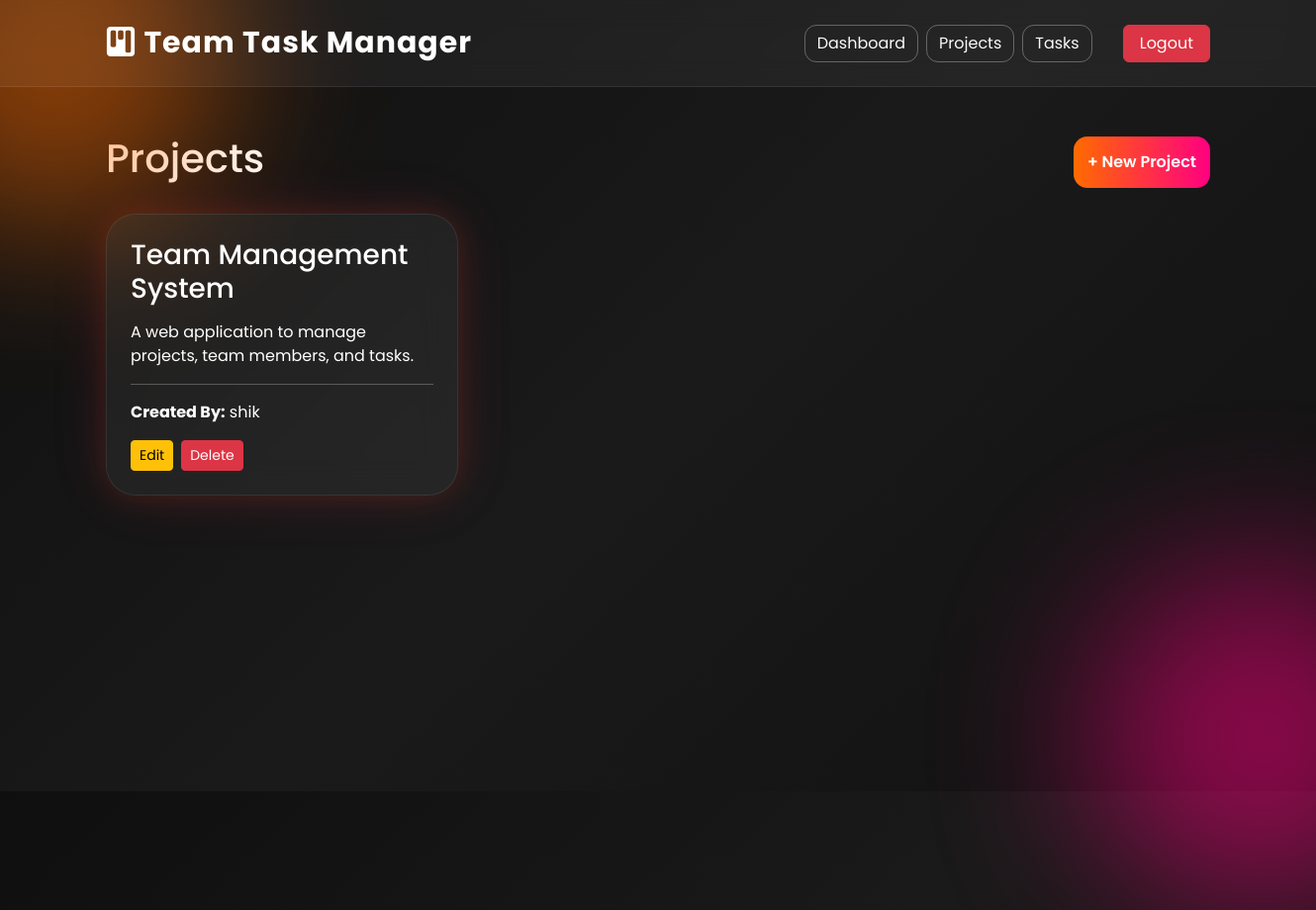
Before: /projects/ (signed in) with the older database file.
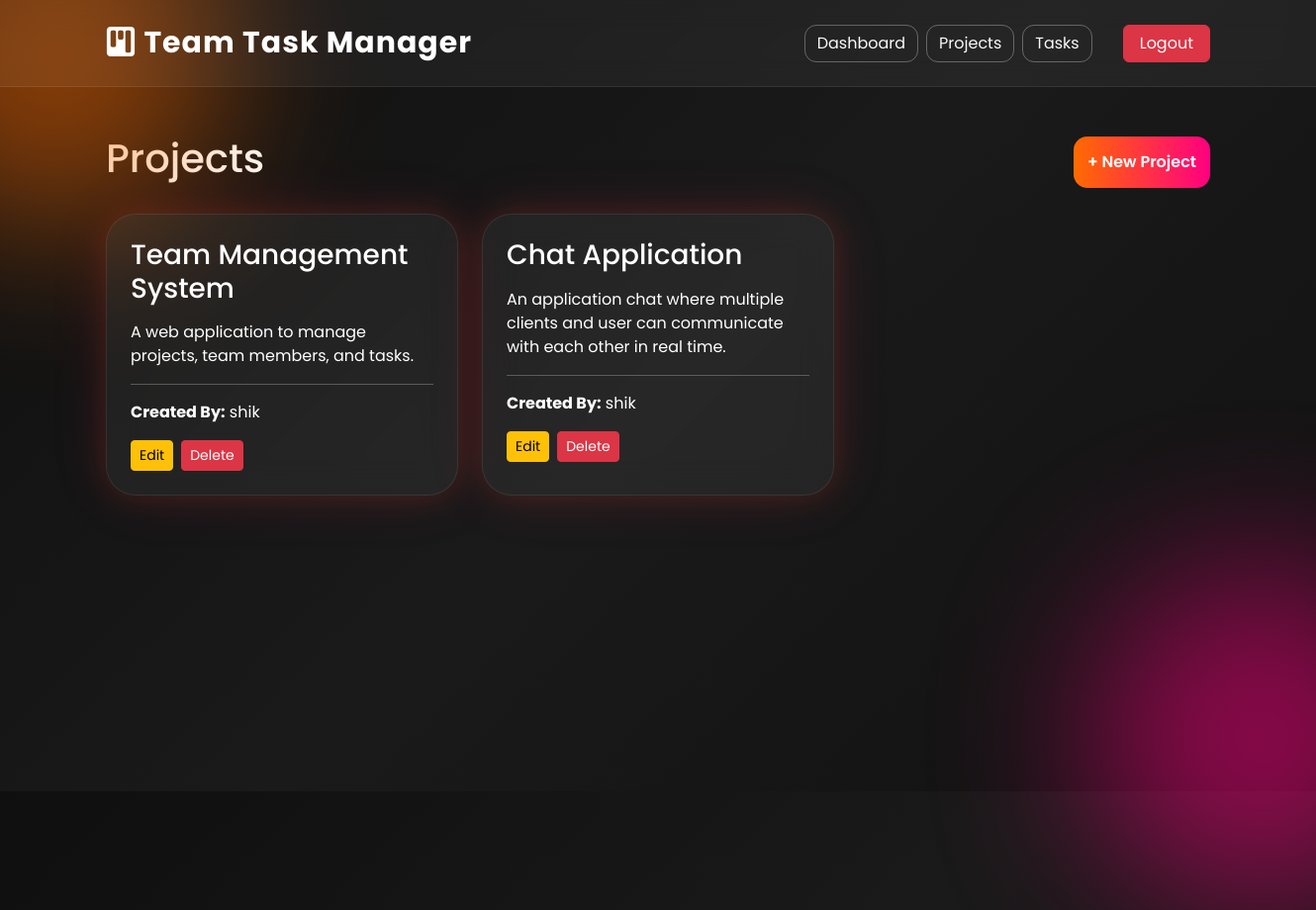
After: the same page with the newer database file.
### projects/models.py (models this page shows, shortened)
class Project(models.Model):
    name = models.CharField(max_length=200)
    description = models.TextField()
    created_by = models.ForeignKey(
        settings.AUTH_USER_MODEL,
        on_delete=models.CASCADE,
        related_name='created_projects'
    )
    members = models.ManyToManyField(
        settings.AUTH_USER_MODEL,
        related_name='projects'
    )
    created_at = models.DateTimeField(auto_now_add=True)

### users/models.py (models this page shows)
class User(AbstractUser):
    ROLE_CHOICES = (
        ('ADMIN', 'Admin'),
        ('MEMBER', 'Member'),
    )
    role = models.CharField(
        max_length=10,
        choices=ROLE_CHOICES,
        default='MEMBER'
    )
    def __str__(self):
        return self.username

### projects/views.py (the view)
# urls.py: path('projects/', project_list, name='project_list'),
@login_required
def project_list(request):
    projects = Project.objects.all()
    return render(
        request,
        'projects/project_list.html',
        {'projects': projects}
    )

### templates/projects/project_list.html
{% extends 'base.html' %}
{% block content %}
<div class="d-flex justify-content-between align-items-center mb-4">
    <h1 class="text-white">
        Projects
    </h1>
    {% if request.user.role == 'ADMIN' %}
    <a href="/projects/create/"
       class="btn btn-modern">
        + New Project
    </a>
    {% endif %}
</div>
<div class="row">
    {% for project in projects %}
    <div class="col-md-4 mb-4">
        <div class="glass-card p-4 h-100">
            <h3>
                {{ project.name }}
            </h3>
            <p class="mt-3">
                {{ project.description }}
            </p>
            <hr>
            <p>
                <strong>Created By:</strong>
                {{ project.created_by }}
            </p>
<div class="mt-3 d-flex gap-2">
    <a href="{% url 'edit_project' project.id %}"
       class="btn btn-warning btn-sm">
        Edit
    </a>
<a href="{% url 'delete_project' project.id %}"
   class="btn btn-danger btn-sm"
   onclick="return confirm('Are you sure you want to delete this project?')">
    Delete
</a>
</div>
        </div>
    </div>
    {% endfor %}
</div>
{% endblock %}

Changed rows visible on the page:
added Project: name "Chat Application", description "An application chat where multiple clients and user can communicate with each other in real time.", created_by "shik"
